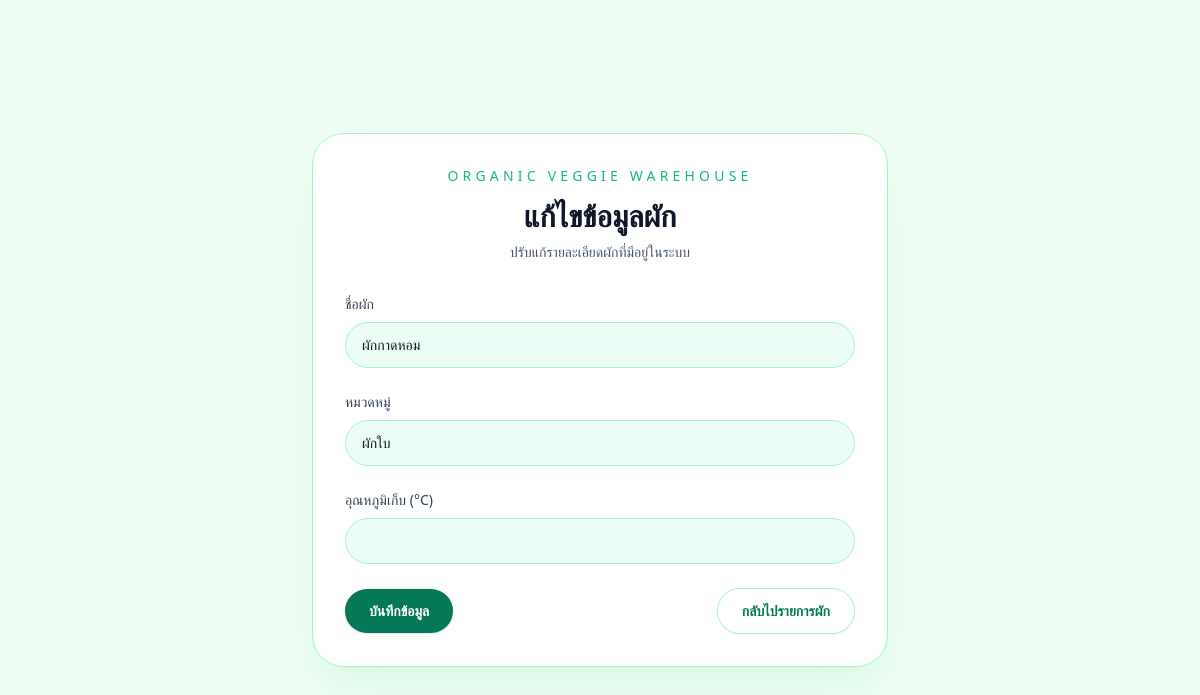
Page /vegetables/edit/1 on the earlier database version.
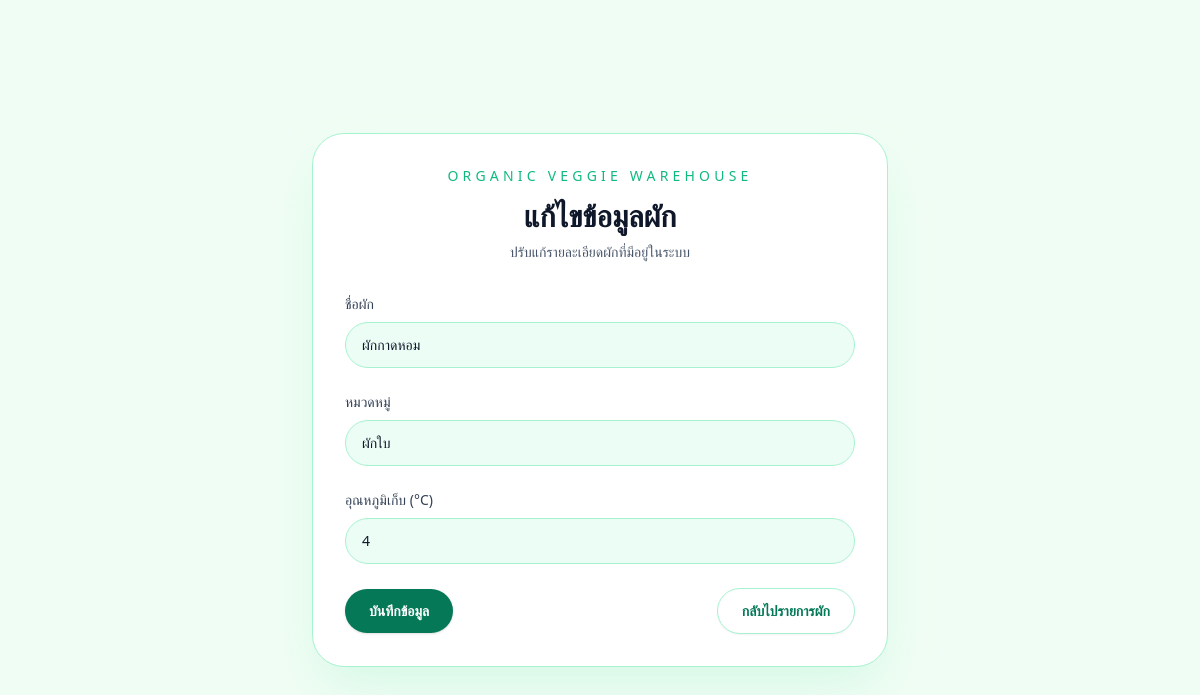
Same page on the later database version.
### tables this page shows
CREATE TABLE Vegetables (
    veg_id INTEGER PRIMARY KEY,
    veg_name TEXT NOT NULL,
    category TEXT,
    storage_temp TEXT
);

### app.py (the view, shortened to what this page needs)
@app.route('/vegetables/edit/<int:id>', methods=['GET', 'POST'])
def edit_vegetable(id):
    conn = get_db()
    cur = conn.cursor()
    cur.execute("SELECT * FROM Vegetables WHERE veg_id=?", (id,))
    veggie = cur.fetchone()
    conn.close()
    return render_template('edit_vegetable.html', veggie=veggie)

### app.py (called while the page is built)
def get_db():
    conn = sqlite3.connect(DATABASE)
    conn.row_factory = sqlite3.Row
    return conn

### templates/edit_vegetable.html (shortened to what this page needs)
<!DOCTYPE html>
<html lang="th">
<head>
    <script src="https://cdn.tailwindcss.com"></script>
</head>
<body class="min-h-screen bg-green-50 text-slate-800">
    <div class="flex min-h-screen items-center justify-center px-4 py-10">
        <div class="w-full max-w-xl rounded-[32px] border border-emerald-200 bg-white p-8 shadow-2xl shadow-emerald-200/40">
            <div class="mb-8 text-center">
                <p class="text-sm uppercase tracking-[0.3em] text-emerald-500">Organic Veggie Warehouse</p>
                <h1 class="mt-3 text-3xl font-semibold text-slate-900">แก้ไขข้อมูลผัก</h1>
                <p class="mt-2 text-sm text-slate-600">ปรับแก้รายละเอียดผักที่มีอยู่ในระบบ</p>
            </div>
            <form method="post" class="space-y-6">
                <div>
                    <label for="veg_name" class="mb-2 block text-sm font-medium text-slate-700">ชื่อผัก</label>
                    <input id="veg_name" name="veg_name" type="text" required
                        class="w-full rounded-3xl border border-emerald-200 bg-emerald-50 px-4 py-3 text-sm text-slate-900 outline-none transition focus:border-emerald-400 focus:ring-4 focus:ring-emerald-100" value="{{ veggie[1] }}">
                </div>
                <div>
                    <label for="category" class="mb-2 block text-sm font-medium text-slate-700">หมวดหมู่</label>
                    <input id="category" name="category" type="text"
                        class="w-full rounded-3xl border border-emerald-200 bg-emerald-50 px-4 py-3 text-sm text-slate-900 outline-none transition focus:border-emerald-400 focus:ring-4 focus:ring-emerald-100" value="{{ veggie[2] }}">
                </div>
                <div>
                    <label for="storage_temp" class="mb-2 block text-sm font-medium text-slate-700">อุณหภูมิเก็บ (°C)</label>
                    <input id="storage_temp" name="storage_temp" type="number" step="0.1"
                        class="w-full rounded-3xl border border-emerald-200 bg-emerald-50 px-4 py-3 text-sm text-slate-900 outline-none transition focus:border-emerald-400 focus:ring-4 focus:ring-emerald-100" value="{{ veggie[3] }}">
                </div>
                <div class="flex flex-col gap-3 sm:flex-row sm:items-center sm:justify-between">
                    <button type="submit" class="inline-flex w-full items-center justify-center rounded-full bg-emerald-700 px-6 py-3 text-sm font-semibold text-white shadow hover:bg-emerald-600 transition sm:w-auto">บันทึกข้อมูล</button>
                    <a href="{{ url_for('vegetables') }}" class="inline-flex w-full items-center justify-center rounded-full border border-emerald-200 bg-white px-6 py-3 text-sm font-semibold text-emerald-700 shadow-sm hover:bg-emerald-50 transition sm:w-auto">กลับไปรายการผัก</a>
                </div>
            </form>
        </div>
    </div>
</body>
</html>

Differences in the rows shown:
changed Vegetables "ผักกาดหอม": storage_temp (not shown) → "4"
